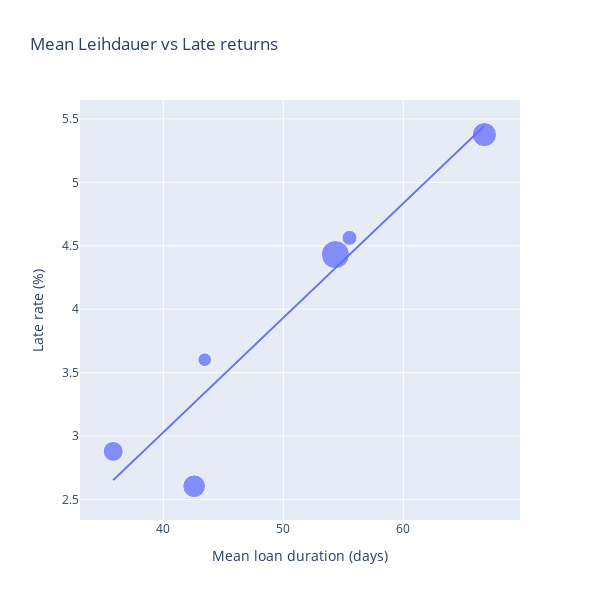

The notebook cell this image was saved under:
### Markdown cell above
## Identifying correlations for properties of media types

To find correlations between properties of media types and late rate we look at some scatter plots.

### Code cell
media_type_table_copy = media_type_table.copy()

counts = data_frame.groupby("Medientyp").size().rename("n_loans")
media_type_table_copy = media_type_table_copy.merge(counts, on="Medientyp", how="left")

media_type_table_copy["size"] = 50 + 400 * np.sqrt(media_type_table_copy["n_loans"] / media_type_table_copy["n_loans"].max())

figure = px.scatter(
    media_type_table_copy,
    x="mean",
    y="late_rate_percent",
    size="size",
    hover_name="Medientyp",
    hover_data={
        "n_loans": True,
        "mean": ":.2f",
        "late_rate_percent": ":.2f",
        "median": ":.2f",
        "delta_median": ":.2f",
        "size": False
    },
    labels={
        "mean": "Mean loan duration (days)",
        "late_rate_percent": "Late rate (%)",
        "n_loans": "amount of loans",
        "delta_median": "median(late) - median(on time"
    },
    title="Mean Leihdauer vs Late returns",
    trendline="ols"
)

figure.update_traces(marker=dict(opacity=0.75))
figure.update_layout(
    xaxis_title="Mean loan duration (days)",
    yaxis_title="Late rate (%)",
    width=600,
    height=600,
)

figure.show()

log_pearson_spearman(media_type_table_copy, "mean", "late_rate_percent")

### Figure 1 — Plotly figure (JSON) as saved in the notebook; plotly's stock layout.template omitted (floating-point values rounded to 4 significant figures)
{"data": [{"customdata": [[11990.0, 26.0, 68.5, 105.5], [315300.0, 42.0, 57.0, 334.6], [24090.0, 36.0, 46.0, 128.7], [120500.0, 23.0, 30.0, 225.9], [229100.0, 28.0, 28.0, 292.6], [622900.0, 37.0, 24.0, 450.0]], "hovertemplate": "<b>%{hovertext}</b><br><br>Mean loan duration (days)=%{x:.2f}<br>Late rate (%)=%{y:.2f}<br>amount of loans=%{customdata[0]}<br>median=%{customdata[1]:.2f}<br>median(late) - median(on time=%{customdata[2]:.2f}<extra></extra>", "hovertext": ["Zeitschriften", "Sachbuch", "Fremdsprachige Belletristik", "Comic", "Belletristik", "Kinder u. Jugendbuch"], "legendgroup": "", "marker": {"color": "#636efa", "size": [105.5, 334.6, 128.7, 225.9, 292.6, 450.0], "sizemode": "area", "sizeref": 1.125, "symbol": "circle", "opacity": 0.75}, "mode": "markers", "name": "", "orientation": "v", "showlegend": false, "x": [43.44, 66.76, 55.52, 35.82, 42.56, 54.34], "xaxis": "x", "y": [3.602, 5.376, 4.562, 2.879, 2.605, 4.43], "yaxis": "y", "type": "scatter"}, {"hovertemplate": "<b>OLS trendline</b><br>late_rate_percent = 0.0902203 * mean + -0.578401<br>R<sup>2</sup>=0.897557<br><br>Mean loan duration (days)=%{x:.2f}<br>Late rate (%)=%{y:.2f} <b>(trend)</b><extra></extra>", "legendgroup": "", "marker": {"color": "#636efa", "symbol": "circle", "opacity": 0.75}, "mode": "lines", "name": "", "showlegend": false, "x": [35.82, 42.56, 43.44, 54.34, 55.52, 66.76], "xaxis": "x", "y": [2.653, 3.262, 3.341, 4.324, 4.43, 5.445], "yaxis": "y", "type": "scatter"}], "layout": {"xaxis": {"anchor": "y", "domain": [0.0, 1.0], "title": {"text": "Mean loan duration (days)"}}, "yaxis": {"anchor": "x", "domain": [0.0, 1.0], "title": {"text": "Late rate (%)"}}, "legend": {"tracegroupgap": 0, "itemsizing": "constant"}, "title": {"text": "Mean Leihdauer vs Late returns"}, "width": 600, "height": 600}}
